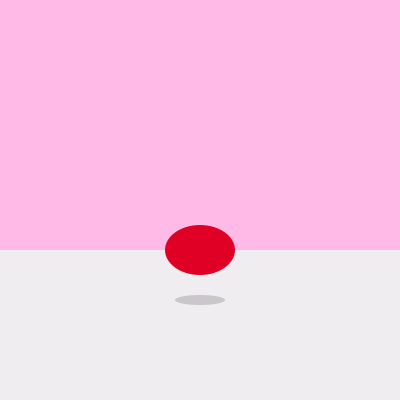
Frame 1 (no input)
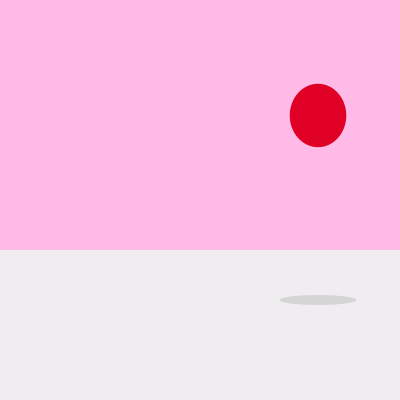
Frame 60 (the mouse pressed at the canvas centre just before this capture)
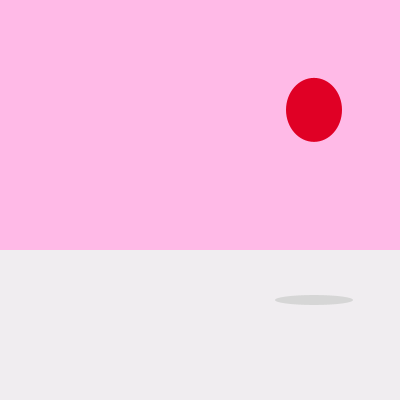
Frame 120 (the mouse held since frame 60 and released just before this capture)

The Processing sketch that drew these frames (run headless with seeded random() and noise(); from frame 60 on, the mouse is pressed at the canvas centre):

// Processing sketch: khan_bouncingBall
// ── khan_bouncingBall.pde
float time = 0.0;
float y = 0;
float x = 200;
float initSpeed = 2;
float speed;


void setup() {
  noStroke();
  smooth();
  size(400, 400);

  speed = initSpeed;
}

void draw() {
  background(255, 186, 231);
  fill(240, 237, 240);
  rect(0, 250, 400, 150);

  y = -0.02*time*time + 3.5*time;

  float grey = y * 0.1 +200;
  float shadowSize = y*0.2 + 50;
  fill(grey, grey, grey);
  ellipse(x, 300, shadowSize, 10);

  float width = (200-y) * 0.1 + 50;
  float height = y * 0.1 + 50;
  float translatedY = 250-y;
  fill(224, 0, 37);
  ellipse(x, translatedY, width, height);

  if (y < 0) {
    time = 0;
    if (x < mouseX) {
      speed = initSpeed;
    } 
    if (x > mouseX) {
      speed = -initSpeed;
    }
  }



  time+=2;
  x+=speed;
}
